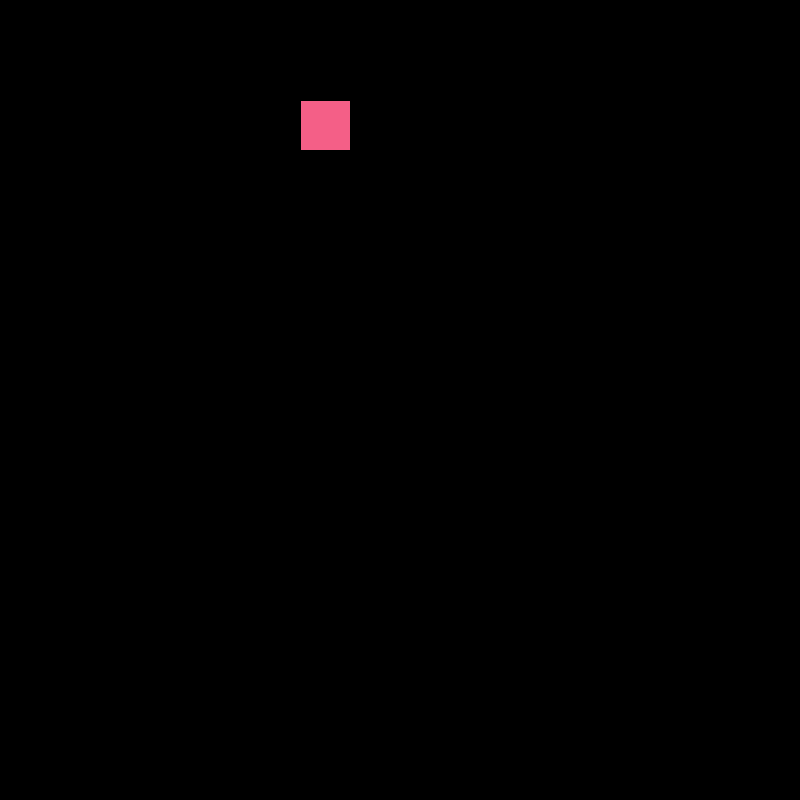
Frame 1 (no input)
Frame 60 (the mouse pressed at the canvas centre just before this capture): identical to frame 1, image omitted
Frame 120 (the mouse held since frame 60 and released just before this capture): identical to frame 1, image omitted

The Processing sketch that drew this single still picture (run headless with seeded random() and noise(); from frame 60 on, the mouse is pressed at the canvas centre):

// Processing sketch: Three
// ── Three.pde
//using Boolean Expressions -> an expression that only validates to either true or false
//Conditional statements
/*relational opperators:
 >
 <
 >=
 <=
 ==
 !=
 */
float circle1 = 0;

void setup() {
  size(800, 800);
  background(0);
}

void draw() {

  if (mouseX < 500) {
    fill(#F45F87);
    rect(300, 100, 50, 50);
  } else if (mouseX < 600) {
    fill(#F03A3A);
    rect(300, 340, 80, 50);
  } else if (mouseX > 700) {
    fill(#AEB42C);
    rect(500, 40, 50, 500);
  } 
  if (mouseX >= 500) {
    fill(255);
    ellipse(circle1, 350, 25, 25);
    circle1 = circle1 + 1;
  }
}
